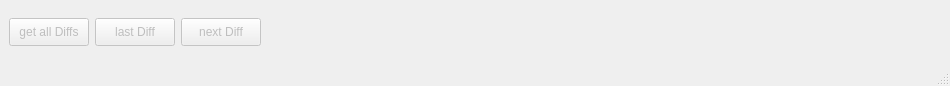
<?xml version="1.0" encoding="UTF-8"?>
<ui version="4.0">
 <class>MainWindow</class>
 <widget class="QMainWindow" name="MainWindow">
  <property name="geometry">
   <rect>
    <x>0</x>
    <y>0</y>
    <width>950</width>
    <height>86</height>
   </rect>
  </property>
  <property name="windowTitle">
   <string>gBCcompare</string>
  </property>
  <widget class="QWidget" name="centralwidget">
   <layout class="QVBoxLayout" name="verticalLayout">
    <item>
     <layout class="QHBoxLayout" name="hLayout1">
      <item>
       <widget class="QPushButton" name="pb_compare">
        <property name="enabled">
         <bool>false</bool>
        </property>
        <property name="maximumSize">
         <size>
          <width>80</width>
          <height>28</height>
         </size>
        </property>
        <property name="text">
         <string>get all Diffs</string>
        </property>
       </widget>
      </item>
      <item>
       <widget class="QPushButton" name="pb_last">
        <property name="enabled">
         <bool>false</bool>
        </property>
        <property name="maximumSize">
         <size>
          <width>80</width>
          <height>28</height>
         </size>
        </property>
        <property name="text">
         <string>last Diff</string>
        </property>
       </widget>
      </item>
      <item>
       <widget class="QPushButton" name="pb_next">
        <property name="enabled">
         <bool>false</bool>
        </property>
        <property name="maximumSize">
         <size>
          <width>80</width>
          <height>28</height>
         </size>
        </property>
        <property name="text">
         <string>next Diff</string>
        </property>
       </widget>
      </item>
      <item>
       <spacer name="horizontalSpacer">
        <property name="orientation">
         <enum>Qt::Horizontal</enum>
        </property>
        <property name="sizeHint" stdset="0">
         <size>
          <width>40</width>
          <height>20</height>
         </size>
        </property>
       </spacer>
      </item>
     </layout>
    </item>
    <item>
     <layout class="QHBoxLayout" name="hLayout2"/>
    </item>
   </layout>
  </widget>
  <widget class="QStatusBar" name="statusbar"/>
 </widget>
 <resources/>
 <connections/>
</ui>
